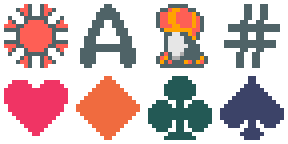
#> input picture resources/assets/ui_assets.png, 144 x 72 px, given in place of ui_assets.jpeg, which was not available (shown 2 times larger)
$ python build_ui_assets.py
#> lines starting #> are read from the running program, lines starting #| are printed output that depends on the picture; pictures that were not available may be replaced by others from this repository, and a replacement may not be noted
#!/usr/bin/env python3
"""Build ui_assets 1x/2x JPEG spritesheets from ui_assets.jpeg at fixed atlas size."""

from __future__ import annotations

from pathlib import Path

from PIL import Image

ROOT = Path(__file__).resolve().parents[1]
SRC = ROOT / "resources/textures/2x/ui_assets.jpeg"
TARGET_2X = (144, 72)
TARGET_1X = (72, 36)


def key_checkerboard(im: Image.Image) -> Image.Image:
    im = im.convert("RGBA")
#> im is the input picture: PIL image 144x72 RGBA; mean R, G, B, A 91.2, 65.2, 66.8, 115.5
    px = im.load()
    w, h = im.size
#> w = 144; h = 72
    for y in range(h):
        for x in range(w):
            r, g, b, a = px[x, y]
            mx = max(r, g, b)
            mn = min(r, g, b)
            if mx - mn <= 12 and mx >= 175:
                px[x, y] = (0, 0, 0, 0)
    return im


def crop_alpha(im: Image.Image, pad: int = 2) -> Image.Image:
#> called with pad = 2
    bbox = im.getbbox()
#> bbox = (2, 2, 142, 70)
    if not bbox:
        return im
    x0, y0, x1, y1 = bbox
#> x0 = 2; y0 = 2; x1 = 142; y1 = 70
    x0 = max(0, x0 - pad)
#> x0 = 0
    y0 = max(0, y0 - pad)
#> y0 = 0
    x1 = min(im.width, x1 + pad)
#> x1 = 144
    y1 = min(im.height, y1 + pad)
#> y1 = 72
    return im.crop((x0, y0, x1, y1))


def fit_to_size(im: Image.Image, size: tuple[int, int]) -> Image.Image:
#> called with size = (144, 72)
    tw, th = size
    scale = min(tw / im.width, th / im.height)
#> scale = 1
    nw = max(1, round(im.width * scale))
#> nw = 144
    nh = max(1, round(im.height * scale))
#> nh = 72
    resized = im.resize((nw, nh), Image.Resampling.LANCZOS)
    canvas = Image.new("RGBA", size, (0, 0, 0, 0))
#> canvas: PIL image 144x72 RGBA; every value is 0
    ox = (tw - nw) // 2
#> ox = 0
    oy = (th - nh) // 2
#> oy = 0
    canvas.paste(resized, (ox, oy), resized)
    return canvas


def save_outputs(scale: str, image: Image.Image) -> None:
#> called with scale = '2x'
    out_dir = ROOT / "resources/textures" / scale
    out_dir.mkdir(parents=True, exist_ok=True)
    rgb = Image.new("RGB", image.size, (0, 0, 0))
#> rgb: PIL image 144x72 RGB; every value is 0
    rgb.paste(image, mask=image.split()[3])
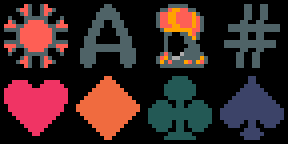
#> rgb: PIL image 144x72 RGB (shown 2 times larger); mean R, G, B 58.6, 38, 38.4
    for name in ("ui_assets.jpeg", "ui_assets_opt2.jpeg"):
        path = out_dir / name
        rgb.save(path, quality=95)
        print("wrote", path, image.size)
#> this loop made 2 passes
#| wrote resources/textures/2x/ui_assets.jpeg (144, 72)
#| wrote resources/textures/2x/ui_assets_opt2.jpeg (144, 72)
    for name in ("ui_assets.png", "ui_assets_opt2.png"):
        path = out_dir / name
        image.save(path)
        print("wrote", path, image.size)


def main() -> None:
    if not SRC.is_file():
        raise SystemExit(f"Missing source: {SRC}")

    im = key_checkerboard(Image.open(SRC))
    im = crop_alpha(im)
    save_outputs("2x", fit_to_size(im, TARGET_2X))
    save_outputs("1x", fit_to_size(im, TARGET_1X))
#> call 2 of fit_to_size, with size = (72, 36)
#> in fit_to_size (call 2), `resized = im.resize((nw, nh), Image.Resampling.LANCZOS)`:
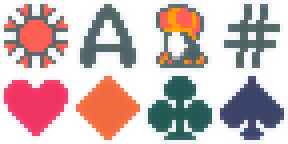
#> resized: PIL image 72x36 RGBA (shown 4 times larger); mean R, G, B, A 83.7, 56.7, 58.9, 108.3; transparent parts drawn white
#> in fit_to_size (call 2), `canvas = Image.new("RGBA", size, (0, 0, 0, 0))`: canvas: PIL image 72x36 RGBA; every value is 0
#> call 2 of save_outputs, with scale = '1x'
#> in save_outputs (call 2), `rgb = Image.new("RGB", image.size, (0, 0, 0))`: rgb: PIL image 72x36 RGB; every value is 0
#> in save_outputs (call 2), `rgb.paste(image, mask=image.split()[3])`:
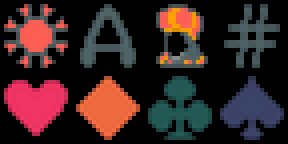
#> rgb: PIL image 72x36 RGB (shown 4 times larger); mean R, G, B 54.7, 34.6, 34.9
#> the loop in save_outputs (call 2), `for name in ("ui_assets.jpeg", "ui_assets_opt2.jpeg"):` made 2 passes
#| wrote resources/textures/1x/ui_assets.jpeg (72, 36)
#| wrote resources/textures/1x/ui_assets_opt2.jpeg (72, 36)
#> the loop in save_outputs (call 2), `for name in ("ui_assets.png", "ui_assets_opt2.png"):` made 2 passes
#| wrote resources/textures/1x/ui_assets.png (72, 36)
#| wrote resources/textures/1x/ui_assets_opt2.png (72, 36)


if __name__ == "__main__":
    main()

$ run again, with resources/assets/Bin.png copied over resources/assets/ui_assets.png
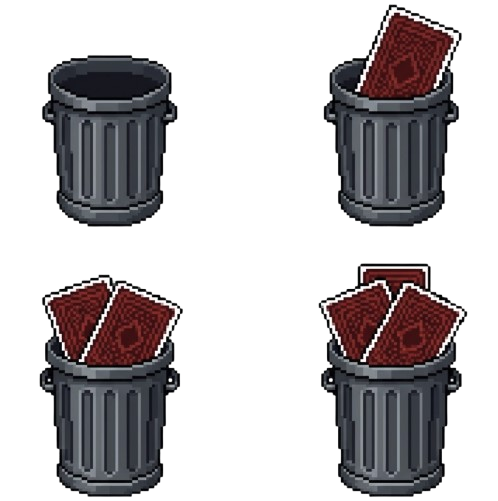
#> input picture resources/assets/Bin.png, 498 x 501 px, given in place of ui_assets.jpeg, which was not available
#> in key_checkerboard, im is the input picture: PIL image 498x501 RGBA; mean R, G, B, A 28.6, 24.8, 26.6, 92.9
#> bbox = (39, 4, 468, 498)
#> in crop_alpha, `x0, y0, x1, y1 = bbox`: x0 = 39; y0 = 4; x1 = 468; y1 = 498
#> in crop_alpha, `x0 = max(0, x0 - pad)`: x0 = 37
#> in crop_alpha, `y0 = max(0, y0 - pad)`: y0 = 2
#> in crop_alpha, `x1 = min(im.width, x1 + pad)`: x1 = 470
#> in crop_alpha, `y1 = min(im.height, y1 + pad)`: y1 = 500
#> in fit_to_size, `canvas.paste(resized, (ox, oy), resized)`:
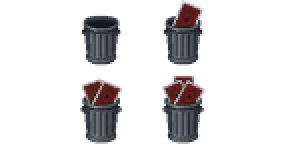
#> canvas: PIL image 144x72 RGBA (shown 2 times larger); mean R, G, B, A 12.5, 10.6, 11.5, 43.1; transparent parts drawn white
#> the loop in save_outputs, `for name in ("ui_assets.jpeg", "ui_assets_opt2.jpeg"):` made 2 passes
#| wrote resources/textures/2x/ui_assets.jpeg (144, 72)
#| wrote resources/textures/2x/ui_assets_opt2.jpeg (144, 72)
#> the loop in save_outputs, `for name in ("ui_assets.png", "ui_assets_opt2.png"):` made 2 passes
#| wrote resources/textures/2x/ui_assets.png (144, 72)
#| wrote resources/textures/2x/ui_assets_opt2.png (144, 72)
#> resized: PIL image 31x36 RGBA
#> in save_outputs (call 2), `rgb.paste(image, mask=image.split()[3])`:
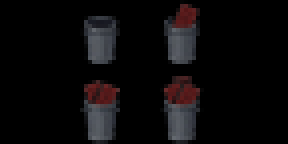
#> rgb: PIL image 72x36 RGB (shown 4 times larger); mean R, G, B 11.1, 9.4, 10.2
#> the loop in save_outputs (call 2), `for name in ("ui_assets.jpeg", "ui_assets_opt2.jpeg"):` made 2 passes
#| wrote resources/textures/1x/ui_assets.jpeg (72, 36)
#| wrote resources/textures/1x/ui_assets_opt2.jpeg (72, 36)
#> the loop in save_outputs (call 2), `for name in ("ui_assets.png", "ui_assets_opt2.png"):` made 2 passes
#| wrote resources/textures/1x/ui_assets.png (72, 36)
#| wrote resources/textures/1x/ui_assets_opt2.png (72, 36)

$ run again, with resources/assets/JumbalayaLetters.png copied over resources/assets/ui_assets.png
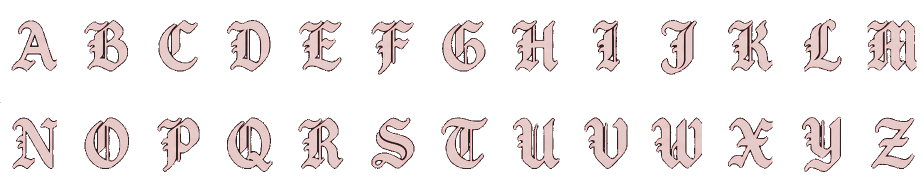
#> input picture resources/assets/JumbalayaLetters.png, 1846 x 380 px, given in place of ui_assets.jpeg, which was not available (shown at 1/2 size)
#> in key_checkerboard, im is the input picture: PIL image 1846x380 RGBA; mean R, G, B, A 35.1, 29.9, 29.7, 47.2
#> bbox = (0, 38, 1833, 344)
#> in crop_alpha, `x0, y0, x1, y1 = bbox`: x0 = 0; y0 = 38; x1 = 1833; y1 = 344
#> in crop_alpha, `y0 = max(0, y0 - pad)`: y0 = 36
#> in crop_alpha, `x1 = min(im.width, x1 + pad)`: x1 = 1835
#> in crop_alpha, `y1 = min(im.height, y1 + pad)`: y1 = 346
#> in fit_to_size, `canvas.paste(resized, (ox, oy), resized)`:
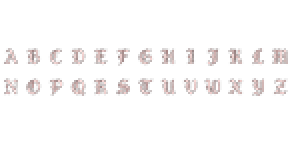
#> canvas: PIL image 144x72 RGBA (shown 2 times larger); mean R, G, B, A 15.1, 12.9, 12.8, 15.2; transparent parts drawn white
#> the loop in save_outputs, `for name in ("ui_assets.jpeg", "ui_assets_opt2.jpeg"):` made 2 passes
#| wrote resources/textures/2x/ui_assets.jpeg (144, 72)
#| wrote resources/textures/2x/ui_assets_opt2.jpeg (144, 72)
#> the loop in save_outputs, `for name in ("ui_assets.png", "ui_assets_opt2.png"):` made 2 passes
#| wrote resources/textures/2x/ui_assets.png (144, 72)
#| wrote resources/textures/2x/ui_assets_opt2.png (144, 72)
#> in save_outputs (call 2), `rgb.paste(image, mask=image.split()[3])`:
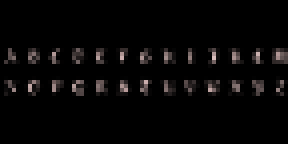
#> rgb: PIL image 72x36 RGB (shown 4 times larger); mean R, G, B 7.2, 6.1, 6.1
#> the loop in save_outputs (call 2), `for name in ("ui_assets.jpeg", "ui_assets_opt2.jpeg"):` made 2 passes
#| wrote resources/textures/1x/ui_assets.jpeg (72, 36)
#| wrote resources/textures/1x/ui_assets_opt2.jpeg (72, 36)
#> the loop in save_outputs (call 2), `for name in ("ui_assets.png", "ui_assets_opt2.png"):` made 2 passes
#| wrote resources/textures/1x/ui_assets.png (72, 36)
#| wrote resources/textures/1x/ui_assets_opt2.png (72, 36)
